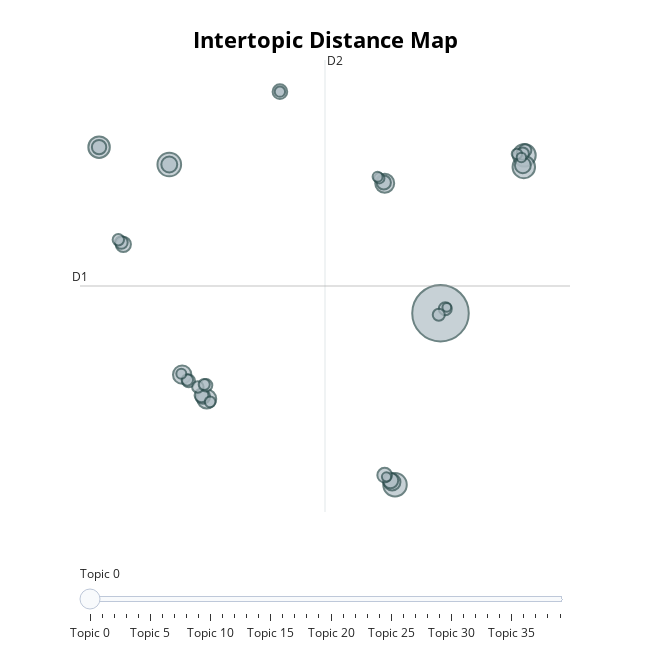

The notebook cell this image was saved under:
### Code cell
fig = topic_model.visualize_topics()
fig.write_html(processed_dir + 'images/inter-topic-distance-map.html')
fig

### Figure 1 — Plotly figure (JSON) as saved in the notebook; plotly's stock layout.template omitted (floating-point values rounded to 4 significant figures)
{"data": [{"customdata": [[0, "italians | italian | italy | europe | european", 417], [1, "immigration | migrants | refugees | immigrants | refugee", 73], [2, "freedom | rights | democracy | democracies | philosopher", 72], [3, "greetings | we | ourselves | evening | work", 67], [4, "yes | absolutely | definitely | no | rightly", 66], [5, "income | taxes | tax | taxation | incomes", 60], [6, "electoral | elections | ballots | election | voting", 47], [7, "initiatives | resources | funds | organizations | remuneration", 47], [8, "inflation | currency | expenditure | economic | economy", 44], [9, "optimism | confident | failure | conscience | realize", 36], [10, "immediately | proceed | announcing | together | quickly", 33], [11, "safety | protections | protection | risk | emergencies", 33], [12, "tones | insulting | dignity | sue | offend", 31], [13, "wages | wage | bargaining | minimum | workers", 30], [14, "thank |  |  |  | ", 28], [15, "raped | rapist | rape | victim | rapes", 28], [16, "falsehoods | accusations | misrepresented | mussolini | conspiracy", 27], [17, "pensions | pension | allowance | income | pensioners", 27], [18, "desalination | sustainability | infrastructure | drought | renewables", 26], [19, "ideological | left | political | politics | controversies", 25], [20, "ministers | leaders | minister | parliamentarians | delegation", 22], [21, "incentive | employment | unemployment | hiring | training", 21], [22, "fiscal | provisions | budgets | productivity | proposal", 21], [23, "sports | athletes | sport | sporting | youth", 20], [24, "abortion | abortions | motherhood | abort | wombs", 20], [25, "sacrifices | sacrifice | proud | pride | rallies", 20], [26, "meloni | salvini | politics | really | necessarily", 19], [27, "government | democracies | bureaucracy | institutional | opposition", 17], [28, "states | welfare | state | workers | discriminating", 17], [29, "credit | credits | banking | banks | loan", 17], [30, "abolish | ninety | hundred | law | change", 16], [31, "putinian | tsars | putin | russia | russian", 15], [32, "welcome | thank | thanks | all | again", 14], [33, "task | progress | approach | we | solutions", 14], [34, "nativity | holiday | celebrate | christmas | merry", 14], [35, "measures | measure | allowance | threshold | priorities", 13], [36, "pricing | prices | costing | sanctions | concessions", 13], [37, "morning | good | tired | day | now", 12], [38, "heard | hear | surreal | words | told", 11], [39, "honor | ministers | minister | regiment | tribute", 10]], "hovertemplate": "<b>Topic %{customdata[0]}</b><br>%{customdata[1]}<br>Size: %{customdata[2]}", "legendgroup": "", "marker": {"color": "#B0BEC5", "line": {"color": "DarkSlateGrey", "width": 2}, "size": [417, 73, 72, 67, 66, 60, 47, 47, 44, 36, 33, 33, 31, 30, 28, 28, 27, 27, 26, 25, 22, 21, 21, 20, 20, 20, 19, 17, 17, 17, 16, 15, 14, 14, 14, 13, 13, 12, 11, 10], "sizemode": "area", "sizeref": 0.2606, "symbol": "circle"}, "mode": "markers", "name": "", "orientation": "v", "showlegend": false, "type": "scatter", "x": [14.55, -3.871, 11.46, 20.25, 20.21, -8.64, -1.326, 10.76, -2.995, 11.27, 20.15, -3.871, 11.16, -6.992, 3.644, 10.76, -1.586, -8.64, 10.71, -1.681, 14.88, -7.128, -2.555, 20.31, -1.368, 20.14, 14.44, -1.93, -7.332, -2.645, -1.497, -1.097, 3.644, 10.4, 19.75, 10.28, -3.053, 20.05, 10.88, 14.98], "xaxis": "x", "y": [-0.7635, 10.18, -13.39, 10.86, 10.0, 11.46, -7.082, 8.802, -5.29, -13.2, 10.13, 10.18, -13.09, 4.302, 15.54, -12.69, -6.905, 11.46, 8.861, -6.812, -0.4365, 4.438, -5.754, 11.22, -6.075, 10.98, -0.8805, -6.195, 4.642, -5.678, -6.012, -7.293, 15.54, 9.17, 10.96, 9.286, -5.228, 10.7, -12.81, -0.3323], "yaxis": "y"}], "layout": {"annotations": [{"showarrow": false, "text": "D1", "x": -9.936, "y": 1.237, "yshift": 10}, {"showarrow": false, "text": "D2", "x": 6.708, "xshift": 10, "y": 17.88}], "height": 650, "hoverlabel": {"bgcolor": "white", "font": {"family": "Rockwell", "size": 16}}, "legend": {"itemsizing": "constant", "tracegroupgap": 0}, "margin": {"t": 60}, "shapes": [{"line": {"color": "#CFD8DC", "width": 2}, "type": "line", "x0": 6.708, "x1": 6.708, "y0": -15.4, "y1": 17.88}, {"line": {"color": "#9E9E9E", "width": 2}, "type": "line", "x0": -9.936, "x1": 23.35, "y0": 1.237, "y1": 1.237}], "sliders": [{"active": 0, "pad": {"t": 50}, "steps": [{"args": [{"marker.color": [["red", "#B0BEC5", "#B0BEC5", "#B0BEC5", "#B0BEC5", "#B0BEC5", "#B0BEC5", "#B0BEC5", "#B0BEC5", "#B0BEC5", "#B0BEC5", "#B0BEC5", "#B0BEC5", "#B0BEC5", "#B0BEC5", "#B0BEC5", "#B0BEC5", "#B0BEC5", "#B0BEC5", "#B0BEC5", "#B0BEC5", "#B0BEC5", "#B0BEC5", "#B0BEC5", "#B0BEC5", "#B0BEC5", "#B0BEC5", "#B0BEC5", "#B0BEC5", "#B0BEC5", "#B0BEC5", "#B0BEC5", "#B0BEC5", "#B0BEC5", "#B0BEC5", "#B0BEC5", "#B0BEC5", "#B0BEC5", "#B0BEC5", "#B0BEC5"]]}], "label": "Topic 0", "method": "update"}, {"args": [{"marker.color": [["#B0BEC5", "red", "#B0BEC5", "#B0BEC5", "#B0BEC5", "#B0BEC5", "#B0BEC5", "#B0BEC5", "#B0BEC5", "#B0BEC5", "#B0BEC5", "#B0BEC5", "#B0BEC5", "#B0BEC5", "#B0BEC5", "#B0BEC5", "#B0BEC5", "#B0BEC5", "#B0BEC5", "#B0BEC5", "#B0BEC5", "#B0BEC5", "#B0BEC5", "#B0BEC5", "#B0BEC5", "#B0BEC5", "#B0BEC5", "#B0BEC5", "#B0BEC5", "#B0BEC5", "#B0BEC5", "#B0BEC5", "#B0BEC5", "#B0BEC5", "#B0BEC5", "#B0BEC5", "#B0BEC5", "#B0BEC5", "#B0BEC5", "#B0BEC5"]]}], "label": "Topic 1", "method": "update"}, {"args": [{"marker.color": [["#B0BEC5", "#B0BEC5", "red", "#B0BEC5", "#B0BEC5", "#B0BEC5", "#B0BEC5", "#B0BEC5", "#B0BEC5", "#B0BEC5", "#B0BEC5", "#B0BEC5", "#B0BEC5", "#B0BEC5", "#B0BEC5", "#B0BEC5", "#B0BEC5", "#B0BEC5", "#B0BEC5", "#B0BEC5", "#B0BEC5", "#B0BEC5", "#B0BEC5", "#B0BEC5", "#B0BEC5", "#B0BEC5", "#B0BEC5", "#B0BEC5", "#B0BEC5", "#B0BEC5", "#B0BEC5", "#B0BEC5", "#B0BEC5", "#B0BEC5", "#B0BEC5", "#B0BEC5", "#B0BEC5", "#B0BEC5", "#B0BEC5", "#B0BEC5"]]}], "label": "Topic 2", "method": "update"}, {"args": [{"marker.color": [["#B0BEC5", "#B0BEC5", "#B0BEC5", "red", "#B0BEC5", "#B0BEC5", "#B0BEC5", "#B0BEC5", "#B0BEC5", "#B0BEC5", "#B0BEC5", "#B0BEC5", "#B0BEC5", "#B0BEC5", "#B0BEC5", "#B0BEC5", "#B0BEC5", "#B0BEC5", "#B0BEC5", "#B0BEC5", "#B0BEC5", "#B0BEC5", "#B0BEC5", "#B0BEC5", "#B0BEC5", "#B0BEC5", "#B0BEC5", "#B0BEC5", "#B0BEC5", "#B0BEC5", "#B0BEC5", "#B0BEC5", "#B0BEC5", "#B0BEC5", "#B0BEC5", "#B0BEC5", "#B0BEC5", "#B0BEC5", "#B0BEC5", "#B0BEC5"]]}], "label": "Topic 3", "method": "update"}, {"args": [{"marker.color": [["#B0BEC5", "#B0BEC5", "#B0BEC5", "#B0BEC5", "red", "#B0BEC5", "#B0BEC5", "#B0BEC5", "#B0BEC5", "#B0BEC5", "#B0BEC5", "#B0BEC5", "#B0BEC5", "#B0BEC5", "#B0BEC5", "#B0BEC5", "#B0BEC5", "#B0BEC5", "#B0BEC5", "#B0BEC5", "#B0BEC5", "#B0BEC5", "#B0BEC5", "#B0BEC5", "#B0BEC5", "#B0BEC5", "#B0BEC5", "#B0BEC5", "#B0BEC5", "#B0BEC5", "#B0BEC5", "#B0BEC5", "#B0BEC5", "#B0BEC5", "#B0BEC5", "#B0BEC5", "#B0BEC5", "#B0BEC5", "#B0BEC5", "#B0BEC5"]]}], "label": "Topic 4", "method": "update"}, {"args": [{"marker.color": [["#B0BEC5", "#B0BEC5", "#B0BEC5", "#B0BEC5", "#B0BEC5", "red", "#B0BEC5", "#B0BEC5", "#B0BEC5", "#B0BEC5", "#B0BEC5", "#B0BEC5", "#B0BEC5", "#B0BEC5", "#B0BEC5", "#B0BEC5", "#B0BEC5", "#B0BEC5", "#B0BEC5", "#B0BEC5", "#B0BEC5", "#B0BEC5", "#B0BEC5", "#B0BEC5", "#B0BEC5", "#B0BEC5", "#B0BEC5", "#B0BEC5", "#B0BEC5", "#B0BEC5", "#B0BEC5", "#B0BEC5", "#B0BEC5", "#B0BEC5", "#B0BEC5", "#B0BEC5", "#B0BEC5", "#B0BEC5", "#B0BEC5", "#B0BEC5"]]}], "label": "Topic 5", "method": "update"}, {"args": [{"marker.color": [["#B0BEC5", "#B0BEC5", "#B0BEC5", "#B0BEC5", "#B0BEC5", "#B0BEC5", "red", "#B0BEC5", "#B0BEC5", "#B0BEC5", "#B0BEC5", "#B0BEC5", "#B0BEC5", "#B0BEC5", "#B0BEC5", "#B0BEC5", "#B0BEC5", "#B0BEC5", "#B0BEC5", "#B0BEC5", "#B0BEC5", "#B0BEC5", "#B0BEC5", "#B0BEC5", "#B0BEC5", "#B0BEC5", "#B0BEC5", "#B0BEC5", "#B0BEC5", "#B0BEC5", "#B0BEC5", "#B0BEC5", "#B0BEC5", "#B0BEC5", "#B0BEC5", "#B0BEC5", "#B0BEC5", "#B0BEC5", "#B0BEC5", "#B0BEC5"]]}], "label": "Topic 6", "method": "update"}, {"args": [{"marker.color": [["#B0BEC5", "#B0BEC5", "#B0BEC5", "#B0BEC5", "#B0BEC5", "#B0BEC5", "#B0BEC5", "red", "#B0BEC5", "#B0BEC5", "#B0BEC5", "#B0BEC5", "#B0BEC5", "#B0BEC5", "#B0BEC5", "#B0BEC5", "#B0BEC5", "#B0BEC5", "#B0BEC5", "#B0BEC5", "#B0BEC5", "#B0BEC5", "#B0BEC5", "#B0BEC5", "#B0BEC5", "#B0BEC5", "#B0BEC5", "#B0BEC5", "#B0BEC5", "#B0BEC5", "#B0BEC5", "#B0BEC5", "#B0BEC5", "#B0BEC5", "#B0BEC5", "#B0BEC5", "#B0BEC5", "#B0BEC5", "#B0BEC5", "#B0BEC5"]]}], "label": "Topic 7", "method": "update"}, {"args": [{"marker.color": [["#B0BEC5", "#B0BEC5", "#B0BEC5", "#B0BEC5", "#B0BEC5", "#B0BEC5", "#B0BEC5", "#B0BEC5", "red", "#B0BEC5", "#B0BEC5", "#B0BEC5", "#B0BEC5", "#B0BEC5", "#B0BEC5", "#B0BEC5", "#B0BEC5", "#B0BEC5", "#B0BEC5", "#B0BEC5", "#B0BEC5", "#B0BEC5", "#B0BEC5", "#B0BEC5", "#B0BEC5", "#B0BEC5", "#B0BEC5", "#B0BEC5", "#B0BEC5", "#B0BEC5", "#B0BEC5", "#B0BEC5", "#B0BEC5", "#B0BEC5", "#B0BEC5", "#B0BEC5", "#B0BEC5", "#B0BEC5", "#B0BEC5", "#B0BEC5"]]}], "label": "Topic 8", "method": "update"}, {"args": [{"marker.color": [["#B0BEC5", "#B0BEC5", "#B0BEC5", "#B0BEC5", "#B0BEC5", "#B0BEC5", "#B0BEC5", "#B0BEC5", "#B0BEC5", "red", "#B0BEC5", "#B0BEC5", "#B0BEC5", "#B0BEC5", "#B0BEC5", "#B0BEC5", "#B0BEC5", "#B0BEC5", "#B0BEC5", "#B0BEC5", "#B0BEC5", "#B0BEC5", "#B0BEC5", "#B0BEC5", "#B0BEC5", "#B0BEC5", "#B0BEC5", "#B0BEC5", "#B0BEC5", "#B0BEC5", "#B0BEC5", "#B0BEC5", "#B0BEC5", "#B0BEC5", "#B0BEC5", "#B0BEC5", "#B0BEC5", "#B0BEC5", "#B0BEC5", "#B0BEC5"]]}], "label": "Topic 9", "method": "update"}, {"args": [{"marker.color": [["#B0BEC5", "#B0BEC5", "#B0BEC5", "#B0BEC5", "#B0BEC5", "#B0BEC5", "#B0BEC5", "#B0BEC5", "#B0BEC5", "#B0BEC5", "red", "#B0BEC5", "#B0BEC5", "#B0BEC5", "#B0BEC5", "#B0BEC5", "#B0BEC5", "#B0BEC5", "#B0BEC5", "#B0BEC5", "#B0BEC5", "#B0BEC5", "#B0BEC5", "#B0BEC5", "#B0BEC5", "#B0BEC5", "#B0BEC5", "#B0BEC5", "#B0BEC5", "#B0BEC5", "#B0BEC5", "#B0BEC5", "#B0BEC5", "#B0BEC5", "#B0BEC5", "#B0BEC5", "#B0BEC5", "#B0BEC5", "#B0BEC5", "#B0BEC5"]]}], "label": "Topic 10", "method": "update"}, {"args": [{"marker.color": [["#B0BEC5", "#B0BEC5", "#B0BEC5", "#B0BEC5", "#B0BEC5", "#B0BEC5", "#B0BEC5", "#B0BEC5", "#B0BEC5", "#B0BEC5", "#B0BEC5", "red", "#B0BEC5", "#B0BEC5", "#B0BEC5", "#B0BEC5", "#B0BEC5", "#B0BEC5", "#B0BEC5", "#B0BEC5", "#B0BEC5", "#B0BEC5", "#B0BEC5", "#B0BEC5", "#B0BEC5", "#B0BEC5", "#B0BEC5", "#B0BEC5", "#B0BEC5", "#B0BEC5", "#B0BEC5", "#B0BEC5", "#B0BEC5", "#B0BEC5", "#B0BEC5", "#B0BEC5", "#B0BEC5", "#B0BEC5", "#B0BEC5", "#B0BEC5"]]}], "label": "Topic 11", "method": "update"}, {"args": [{"marker.color": [["#B0BEC5", "#B0BEC5", "#B0BEC5", "#B0BEC5", "#B0BEC5", "#B0BEC5", "#B0BEC5", "#B0BEC5", "#B0BEC5", "#B0BEC5", "#B0BEC5", "#B0BEC5", "red", "#B0BEC5", "#B0BEC5", "#B0BEC5", "#B0BEC5", "#B0BEC5", "#B0BEC5", "#B0BEC5", "#B0BEC5", "#B0BEC5", "#B0BEC5", "#B0BEC5", "#B0BEC5", "#B0BEC5", "#B0BEC5", "#B0BEC5", "#B0BEC5", "#B0BEC5", "#B0BEC5", "#B0BEC5", "#B0BEC5", "#B0BEC5", "#B0BEC5", "#B0BEC5", "#B0BEC5", "#B0BEC5", "#B0BEC5", "#B0BEC5"]]}], "label": "Topic 12", "method": "update"}, {"args": [{"marker.color": [["#B0BEC5", "#B0BEC5", "#B0BEC5", "#B0BEC5", "#B0BEC5", "#B0BEC5", "#B0BEC5", "#B0BEC5", "#B0BEC5", "#B0BEC5", "#B0BEC5", "#B0BEC5", "#B0BEC5", "red", "#B0BEC5", "#B0BEC5", "#B0BEC5", "#B0BEC5", "#B0BEC5", "#B0BEC5", "#B0BEC5", "#B0BEC5", "#B0BEC5", "#B0BEC5", "#B0BEC5", "#B0BEC5", "#B0BEC5", "#B0BEC5", "#B0BEC5", "#B0BEC5", "#B0BEC5", "#B0BEC5", "#B0BEC5", "#B0BEC5", "#B0BEC5", "#B0BEC5", "#B0BEC5", "#B0BEC5", "#B0BEC5", "#B0BEC5"]]}], "label": "Topic 13", "method": "update"}, {"args": [{"marker.color": [["#B0BEC5", "#B0BEC5", "#B0BEC5", "#B0BEC5", "#B0BEC5", "#B0BEC5", "#B0BEC5", "#B0BEC5", "#B0BEC5", "#B0BEC5", "#B0BEC5", "#B0BEC5", "#B0BEC5", "#B0BEC5", "red", "#B0BEC5", "#B0BEC5", "#B0BEC5", "#B0BEC5", "#B0BEC5", "#B0BEC5", "#B0BEC5", "#B0BEC5", "#B0BEC5", "#B0BEC5", "#B0BEC5", "#B0BEC5", "#B0BEC5", "#B0BEC5", "#B0BEC5", "#B0BEC5", "#B0BEC5", "#B0BEC5", "#B0BEC5", "#B0BEC5", "#B0BEC5", "#B0BEC5", "#B0BEC5", "#B0BEC5", "#B0BEC5"]]}], "label": "Topic 14", "method": "update"}, {"args": [{"marker.color": [["#B0BEC5", "#B0BEC5", "#B0BEC5", "#B0BEC5", "#B0BEC5", "#B0BEC5", "#B0BEC5", "#B0BEC5", "#B0BEC5", "#B0BEC5", "#B0BEC5", "#B0BEC5", "#B0BEC5", "#B0BEC5", "#B0BEC5", "red", "#B0BEC5", "#B0BEC5", "#B0BEC5", "#B0BEC5", "#B0BEC5", "#B0BEC5", "#B0BEC5", "#B0BEC5", "#B0BEC5", "#B0BEC5", "#B0BEC5", "#B0BEC5", "#B0BEC5", "#B0BEC5", "#B0BEC5", "#B0BEC5", "#B0BEC5", "#B0BEC5", "#B0BEC5", "#B0BEC5", "#B0BEC5", "#B0BEC5", "#B0BEC5", "#B0BEC5"]]}], "label": "Topic 15", "method": "update"}, {"args": [{"marker.color": [["#B0BEC5", "#B0BEC5", "#B0BEC5", "#B0BEC5", "#B0BEC5", "#B0BEC5", "#B0BEC5", "#B0BEC5", "#B0BEC5", "#B0BEC5", "#B0BEC5", "#B0BEC5", "#B0BEC5", "#B0BEC5", "#B0BEC5", "#B0BEC5", "red", "#B0BEC5", "#B0BEC5", "#B0BEC5", "#B0BEC5", "#B0BEC5", "#B0BEC5", "#B0BEC5", "#B0BEC5", "#B0BEC5", "#B0BEC5", "#B0BEC5", "#B0BEC5", "#B0BEC5", "#B0BEC5", "#B0BEC5", "#B0BEC5", "#B0BEC5", "#B0BEC5", "#B0BEC5", "#B0BEC5", "#B0BEC5", "#B0BEC5", "#B0BEC5"]]}], "label": "Topic 16", "method": "update"}, {"args": [{"marker.color": [["#B0BEC5", "#B0BEC5", "#B0BEC5", "#B0BEC5", "#B0BEC5", "#B0BEC5", "#B0BEC5", "#B0BEC5", "#B0BEC5", "#B0BEC5", "#B0BEC5", "#B0BEC5", "#B0BEC5", "#B0BEC5", "#B0BEC5", "#B0BEC5", "#B0BEC5", "red", "#B0BEC5", "#B0BEC5", "#B0BEC5", "#B0BEC5", "#B0BEC5", "#B0BEC5", "#B0BEC5", "#B0BEC5", "#B0BEC5", "#B0BEC5", "#B0BEC5", "#B0BEC5", "#B0BEC5", "#B0BEC5", "#B0BEC5", "#B0BEC5", "#B0BEC5", "#B0BEC5", "#B0BEC5", "#B0BEC5", "#B0BEC5", "#B0BEC5"]]}], "label": "Topic 17", "method": "update"}, {"args": [{"marker.color": [["#B0BEC5", "#B0BEC5", "#B0BEC5", "#B0BEC5", "#B0BEC5", "#B0BEC5", "#B0BEC5", "#B0BEC5", "#B0BEC5", "#B0BEC5", "#B0BEC5", "#B0BEC5", "#B0BEC5", "#B0BEC5", "#B0BEC5", "#B0BEC5", "#B0BEC5", "#B0BEC5", "red", "#B0BEC5", "#B0BEC5", "#B0BEC5", "#B0BEC5", "#B0BEC5", "#B0BEC5", "#B0BEC5", "#B0BEC5", "#B0BEC5", "#B0BEC5", "#B0BEC5", "#B0BEC5", "#B0BEC5", "#B0BEC5", "#B0BEC5", "#B0BEC5", "#B0BEC5", "#B0BEC5", "#B0BEC5", "#B0BEC5", "#B0BEC5"]]}], "label": "Topic 18", "method": "update"}, {"args": [{"marker.color": [["#B0BEC5", "#B0BEC5", "#B0BEC5", "#B0BEC5", "#B0BEC5", "#B0BEC5", "#B0BEC5", "#B0BEC5", "#B0BEC5", "#B0BEC5", "#B0BEC5", "#B0BEC5", "#B0BEC5", "#B0BEC5", "#B0BEC5", "#B0BEC5", "#B0BEC5", "#B0BEC5", "#B0BEC5", "red", "#B0BEC5", "#B0BEC5", "#B0BEC5", "#B0BEC5", "#B0BEC5", "#B0BEC5", "#B0BEC5", "#B0BEC5", "#B0BEC5", "#B0BEC5", "#B0BEC5", "#B0BEC5", "#B0BEC5", "#B0BEC5", "#B0BEC5", "#B0BEC5", "#B0BEC5", "#B0BEC5", "#B0BEC5", "#B0BEC5"]]}], "label": "Topic 19", "method": "update"}, {"args": [{"marker.color": [["#B0BEC5", "#B0BEC5", "#B0BEC5", "#B0BEC5", "#B0BEC5", "#B0BEC5", "#B0BEC5", "#B0BEC5", "#B0BEC5", "#B0BEC5", "#B0BEC5", "#B0BEC5", "#B0BEC5", "#B0BEC5", "#B0BEC5", "#B0BEC5", "#B0BEC5", "#B0BEC5", "#B0BEC5", "#B0BEC5", "red", "#B0BEC5", "#B0BEC5", "#B0BEC5", "#B0BEC5", "#B0BEC5", "#B0BEC5", "#B0BEC5", "#B0BEC5", "#B0BEC5", "#B0BEC5", "#B0BEC5", "#B0BEC5", "#B0BEC5", "#B0BEC5", "#B0BEC5", "#B0BEC5", "#B0BEC5", "#B0BEC5", "#B0BEC5"]]}], "label": "Topic 20", "method": "update"}, {"args": [{"marker.color": [["#B0BEC5", "#B0BEC5", "#B0BEC5", "#B0BEC5", "#B0BEC5", "#B0BEC5", "#B0BEC5", "#B0BEC5", "#B0BEC5", "#B0BEC5", "#B0BEC5", "#B0BEC5", "#B0BEC5", "#B0BEC5", "#B0BEC5", "#B0BEC5", "#B0BEC5", "#B0BEC5", "#B0BEC5", "#B0BEC5", "#B0BEC5", "red", "#B0BEC5", "#B0BEC5", "#B0BEC5", "#B0BEC5", "#B0BEC5", "#B0BEC5", "#B0BEC5", "#B0BEC5", "#B0BEC5", "#B0BEC5", "#B0BEC5", "#B0BEC5", "#B0BEC5", "#B0BEC5", "#B0BEC5", "#B0BEC5", "#B0BEC5", "#B0BEC5"]]}], "label": "Topic 21", "method": "update"}, {"args": [{"marker.color": [["#B0BEC5", "#B0BEC5", "#B0BEC5", "#B0BEC5", "#B0BEC5", "#B0BEC5", "#B0BEC5", "#B0BEC5", "#B0BEC5", "#B0BEC5", "#B0BEC5", "#B0BEC5", "#B0BEC5", "#B0BEC5", "#B0BEC5", "#B0BEC5", "#B0BEC5", "#B0BEC5", "#B0BEC5", "#B0BEC5", "#B0BEC5", "#B0BEC5", "red", "#B0BEC5", "#B0BEC5", "#B0BEC5", "#B0BEC5", "#B0BEC5", "#B0BEC5", "#B0BEC5", "#B0BEC5", "#B0BEC5", "#B0BEC5", "#B0BEC5", "#B0BEC5", "#B0BEC5", "#B0BEC5", "#B0BEC5", "#B0BEC5", "#B0BEC5"]]}], "label": "Topic 22", "method": "update"}, {"args": [{"marker.color": [["#B0BEC5", "#B0BEC5", "#B0BEC5", "#B0BEC5", "#B0BEC5", "#B0BEC5", "#B0BEC5", "#B0BEC5", "#B0BEC5", "#B0BEC5", "#B0BEC5", "#B0BEC5", "#B0BEC5", "#B0BEC5", "#B0BEC5", "#B0BEC5", "#B0BEC5", "#B0BEC5", "#B0BEC5", "#B0BEC5", "#B0BEC5", "#B0BEC5", "#B0BEC5", "red", "#B0BEC5", "#B0BEC5", "#B0BEC5", "#B0BEC5", "#B0BEC5", "#B0BEC5", "#B0BEC5", "#B0BEC5", "#B0BEC5", "#B0BEC5", "#B0BEC5", "#B0BEC5", "#B0BEC5", "#B0BEC5", "#B0BEC5", "#B0BEC5"]]}], "label": "Topic 23", "method": "update"}, {"args": [{"marker.color": [["#B0BEC5", "#B0BEC5", "#B0BEC5", "#B0BEC5", "#B0BEC5", "#B0BEC5", "#B0BEC5", "#B0BEC5", "#B0BEC5", "#B0BEC5", "#B0BEC5", "#B0BEC5", "#B0BEC5", "#B0BEC5", "#B0BEC5", "#B0BEC5", "#B0BEC5", "#B0BEC5", "#B0BEC5", "#B0BEC5", "#B0BEC5", "#B0BEC5", "#B0BEC5", "#B0BEC5", "red", "#B0BEC5", "#B0BEC5", "#B0BEC5", "#B0BEC5", "#B0BEC5", "#B0BEC5", "#B0BEC5", "#B0BEC5", "#B0BEC5", "#B0BEC5", "#B0BEC5", "#B0BEC5", "#B0BEC5", "#B0BEC5", "#B0BEC5"]]}], "label": "Topic 24", "method": "update"}, {"args": [{"marker.color": [["#B0BEC5", "#B0BEC5", "#B0BEC5", "#B0BEC5", "#B0BEC5", "#B0BEC5", "#B0BEC5", "#B0BEC5", "#B0BEC5", "#B0BEC5", "#B0BEC5", "#B0BEC5", "#B0BEC5", "#B0BEC5", "#B0BEC5", "#B0BEC5", "#B0BEC5", "#B0BEC5", "#B0BEC5", "#B0BEC5", "#B0BEC5", "#B0BEC5", "#B0BEC5", "#B0BEC5", "#B0BEC5", "red", "#B0BEC5", "#B0BEC5", "#B0BEC5", "#B0BEC5", "#B0BEC5", "#B0BEC5", "#B0BEC5", "#B0BEC5", "#B0BEC5", "#B0BEC5", "#B0BEC5", "#B0BEC5", "#B0BEC5", "#B0BEC5"]]}], "label": "Topic 25", "method": "update"}, {"args": [{"marker.color": [["#B0BEC5", "#B0BEC5", "#B0BEC5", "#B0BEC5", "#B0BEC5", "#B0BEC5", "#B0BEC5", "#B0BEC5", "#B0BEC5", "#B0BEC5", "#B0BEC5", "#B0BEC5", "#B0BEC5", "#B0BEC5", "#B0BEC5", "#B0BEC5", "#B0BEC5", "#B0BEC5", "#B0BEC5", "#B0BEC5", "#B0BEC5", "#B0BEC5", "#B0BEC5", "#B0BEC5", "#B0BEC5", "#B0BEC5", "red", "#B0BEC5", "#B0BEC5", "#B0BEC5", "#B0BEC5", "#B0BEC5", "#B0BEC5", "#B0BEC5", "#B0BEC5", "#B0BEC5", "#B0BEC5", "#B0BEC5", "#B0BEC5", "#B0BEC5"]]}], "label": "Topic 26", "method": "update"}, {"args": [{"marker.color": [["#B0BEC5", "#B0BEC5", "#B0BEC5", "#B0BEC5", "#B0BEC5", "#B0BEC5", "#B0BEC5", "#B0BEC5", "#B0BEC5", "#B0BEC5", "#B0BEC5", "#B0BEC5", "#B0BEC5", "#B0BEC5", "#B0BEC5", "#B0BEC5", "#B0BEC5", "#B0BEC5", "#B0BEC5", "#B0BEC5", "#B0BEC5", "#B0BEC5", "#B0BEC5", "#B0BEC5", "#B0BEC5", "#B0BEC5", "#B0BEC5", "red", "#B0BEC5", "#B0BEC5", "#B0BEC5", "#B0BEC5", "#B0BEC5", "#B0BEC5", "#B0BEC5", "#B0BEC5", "#B0BEC5", "#B0BEC5", "#B0BEC5", "#B0BEC5"]]}], "label": "Topic 27", "method": "update"}, {"args": [{"marker.color": [["#B0BEC5", "#B0BEC5", "#B0BEC5", "#B0BEC5", "#B0BEC5", "#B0BEC5", "#B0BEC5", "#B0BEC5", "#B0BEC5", "#B0BEC5", "#B0BEC5", "#B0BEC5", "#B0BEC5", "#B0BEC5", "#B0BEC5", "#B0BEC5", "#B0BEC5", "#B0BEC5", "#B0BEC5", "#B0BEC5", "#B0BEC5", "#B0BEC5", "#B0BEC5", "#B0BEC5", "#B0BEC5", "#B0BEC5", "#B0BEC5", "#B0BEC5", "red", "#B0BEC5", "#B0BEC5", "#B0BEC5", "#B0BEC5", "#B0BEC5", "#B0BEC5", "#B0BEC5", "#B0BEC5", "#B0BEC5", "#B0BEC5", "#B0BEC5"]]}], "label": "Topic 28", "method": "update"}, {"args": [{"marker.color": [["#B0BEC5", "#B0BEC5", "#B0BEC5", "#B0BEC5", "#B0BEC5", "#B0BEC5", "#B0BEC5", "#B0BEC5", "#B0BEC5", "#B0BEC5", "#B0BEC5", "#B0BEC5", "#B0BEC5", "#B0BEC5", "#B0BEC5", "#B0BEC5", "#B0BEC5", "#B0BEC5", "#B0BEC5", "#B0BEC5", "#B0BEC5", "#B0BEC5", "#B0BEC5", "#B0BEC5", "#B0BEC5", "#B0BEC5", "#B0BEC5", "#B0BEC5", "#B0BEC5", "red", "#B0BEC5", "#B0BEC5", "#B0BEC5", "#B0BEC5", "#B0BEC5", "#B0BEC5", "#B0BEC5", "#B0BEC5", "#B0BEC5", "#B0BEC5"]]}], "label": "Topic 29", "method": "update"}, {"args": [{"marker.color": [["#B0BEC5", "#B0BEC5", "#B0BEC5", "#B0BEC5", "#B0BEC5", "#B0BEC5", "#B0BEC5", "#B0BEC5", "#B0BEC5", "#B0BEC5", "#B0BEC5", "#B0BEC5", "#B0BEC5", "#B0BEC5", "#B0BEC5", "#B0BEC5", "#B0BEC5", "#B0BEC5", "#B0BEC5", "#B0BEC5", "#B0BEC5", "#B0BEC5", "#B0BEC5", "#B0BEC5", "#B0BEC5", "#B0BEC5", "#B0BEC5", "#B0BEC5", "#B0BEC5", "#B0BEC5", "red", "#B0BEC5", "#B0BEC5", "#B0BEC5", "#B0BEC5", "#B0BEC5", "#B0BEC5", "#B0BEC5", "#B0BEC5", "#B0BEC5"]]}], "label": "Topic 30", "method": "update"}, {"args": [{"marker.color": [["#B0BEC5", "#B0BEC5", "#B0BEC5", "#B0BEC5", "#B0BEC5", "#B0BEC5", "#B0BEC5", "#B0BEC5", "#B0BEC5", "#B0BEC5", "#B0BEC5", "#B0BEC5", "#B0BEC5", "#B0BEC5", "#B0BEC5", "#B0BEC5", "#B0BEC5", "#B0BEC5", "#B0BEC5", "#B0BEC5", "#B0BEC5", "#B0BEC5", "#B0BEC5", "#B0BEC5", "#B0BEC5", "#B0BEC5", "#B0BEC5", "#B0BEC5", "#B0BEC5", "#B0BEC5", "#B0BEC5", "red", "#B0BEC5", "#B0BEC5", "#B0BEC5", "#B0BEC5", "#B0BEC5", "#B0BEC5", "#B0BEC5", "#B0BEC5"]]}], "label": "Topic 31", "method": "update"}, {"args": [{"marker.color": [["#B0BEC5", "#B0BEC5", "#B0BEC5", "#B0BEC5", "#B0BEC5", "#B0BEC5", "#B0BEC5", "#B0BEC5", "#B0BEC5", "#B0BEC5", "#B0BEC5", "#B0BEC5", "#B0BEC5", "#B0BEC5", "#B0BEC5", "#B0BEC5", "#B0BEC5", "#B0BEC5", "#B0BEC5", "#B0BEC5", "#B0BEC5", "#B0BEC5", "#B0BEC5", "#B0BEC5", "#B0BEC5", "#B0BEC5", "#B0BEC5", "#B0BEC5", "#B0BEC5", "#B0BEC5", "#B0BEC5", "#B0BEC5", "red", "#B0BEC5", "#B0BEC5", "#B0BEC5", "#B0BEC5", "#B0BEC5", "#B0BEC5", "#B0BEC5"]]}], "label": "Topic 32", "method": "update"}, {"args": [{"marker.color": [["#B0BEC5", "#B0BEC5", "#B0BEC5", "#B0BEC5", "#B0BEC5", "#B0BEC5", "#B0BEC5", "#B0BEC5", "#B0BEC5", "#B0BEC5", "#B0BEC5", "#B0BEC5", "#B0BEC5", "#B0BEC5", "#B0BEC5", "#B0BEC5", "#B0BEC5", "#B0BEC5", "#B0BEC5", "#B0BEC5", "#B0BEC5", "#B0BEC5", "#B0BEC5", "#B0BEC5", "#B0BEC5", "#B0BEC5", "#B0BEC5", "#B0BEC5", "#B0BEC5", "#B0BEC5", "#B0BEC5", "#B0BEC5", "#B0BEC5", "red", "#B0BEC5", "#B0BEC5", "#B0BEC5", "#B0BEC5", "#B0BEC5", "#B0BEC5"]]}], "label": "Topic 33", "method": "update"}, {"args": [{"marker.color": [["#B0BEC5", "#B0BEC5", "#B0BEC5", "#B0BEC5", "#B0BEC5", "#B0BEC5", "#B0BEC5", "#B0BEC5", "#B0BEC5", "#B0BEC5", "#B0BEC5", "#B0BEC5", "#B0BEC5", "#B0BEC5", "#B0BEC5", "#B0BEC5", "#B0BEC5", "#B0BEC5", "#B0BEC5", "#B0BEC5", "#B0BEC5", "#B0BEC5", "#B0BEC5", "#B0BEC5", "#B0BEC5", "#B0BEC5", "#B0BEC5", "#B0BEC5", "#B0BEC5", "#B0BEC5", "#B0BEC5", "#B0BEC5", "#B0BEC5", "#B0BEC5", "red", "#B0BEC5", "#B0BEC5", "#B0BEC5", "#B0BEC5", "#B0BEC5"]]}], "label": "Topic 34", "method": "update"}, {"args": [{"marker.color": [["#B0BEC5", "#B0BEC5", "#B0BEC5", "#B0BEC5", "#B0BEC5", "#B0BEC5", "#B0BEC5", "#B0BEC5", "#B0BEC5", "#B0BEC5", "#B0BEC5", "#B0BEC5", "#B0BEC5", "#B0BEC5", "#B0BEC5", "#B0BEC5", "#B0BEC5", "#B0BEC5", "#B0BEC5", "#B0BEC5", "#B0BEC5", "#B0BEC5", "#B0BEC5", "#B0BEC5", "#B0BEC5", "#B0BEC5", "#B0BEC5", "#B0BEC5", "#B0BEC5", "#B0BEC5", "#B0BEC5", "#B0BEC5", "#B0BEC5", "#B0BEC5", "#B0BEC5", "red", "#B0BEC5", "#B0BEC5", "#B0BEC5", "#B0BEC5"]]}], "label": "Topic 35", "method": "update"}, {"args": [{"marker.color": [["#B0BEC5", "#B0BEC5", "#B0BEC5", "#B0BEC5", "#B0BEC5", "#B0BEC5", "#B0BEC5", "#B0BEC5", "#B0BEC5", "#B0BEC5", "#B0BEC5", "#B0BEC5", "#B0BEC5", "#B0BEC5", "#B0BEC5", "#B0BEC5", "#B0BEC5", "#B0BEC5", "#B0BEC5", "#B0BEC5", "#B0BEC5", "#B0BEC5", "#B0BEC5", "#B0BEC5", "#B0BEC5", "#B0BEC5", "#B0BEC5", "#B0BEC5", "#B0BEC5", "#B0BEC5", "#B0BEC5", "#B0BEC5", "#B0BEC5", "#B0BEC5", "#B0BEC5", "#B0BEC5", "red", "#B0BEC5", "#B0BEC5", "#B0BEC5"]]}], "label": "Topic 36", "method": "update"}, {"args": [{"marker.color": [["#B0BEC5", "#B0BEC5", "#B0BEC5", "#B0BEC5", "#B0BEC5", "#B0BEC5", "#B0BEC5", "#B0BEC5", "#B0BEC5", "#B0BEC5", "#B0BEC5", "#B0BEC5", "#B0BEC5", "#B0BEC5", "#B0BEC5", "#B0BEC5", "#B0BEC5", "#B0BEC5", "#B0BEC5", "#B0BEC5", "#B0BEC5", "#B0BEC5", "#B0BEC5", "#B0BEC5", "#B0BEC5", "#B0BEC5", "#B0BEC5", "#B0BEC5", "#B0BEC5", "#B0BEC5", "#B0BEC5", "#B0BEC5", "#B0BEC5", "#B0BEC5", "#B0BEC5", "#B0BEC5", "#B0BEC5", "red", "#B0BEC5", "#B0BEC5"]]}], "label": "Topic 37", "method": "update"}, {"args": [{"marker.color": [["#B0BEC5", "#B0BEC5", "#B0BEC5", "#B0BEC5", "#B0BEC5", "#B0BEC5", "#B0BEC5", "#B0BEC5", "#B0BEC5", "#B0BEC5", "#B0BEC5", "#B0BEC5", "#B0BEC5", "#B0BEC5", "#B0BEC5", "#B0BEC5", "#B0BEC5", "#B0BEC5", "#B0BEC5", "#B0BEC5", "#B0BEC5", "#B0BEC5", "#B0BEC5", "#B0BEC5", "#B0BEC5", "#B0BEC5", "#B0BEC5", "#B0BEC5", "#B0BEC5", "#B0BEC5", "#B0BEC5", "#B0BEC5", "#B0BEC5", "#B0BEC5", "#B0BEC5", "#B0BEC5", "#B0BEC5", "#B0BEC5", "red", "#B0BEC5"]]}], "label": "Topic 38", "method": "update"}, {"args": [{"marker.color": [["#B0BEC5", "#B0BEC5", "#B0BEC5", "#B0BEC5", "#B0BEC5", "#B0BEC5", "#B0BEC5", "#B0BEC5", "#B0BEC5", "#B0BEC5", "#B0BEC5", "#B0BEC5", "#B0BEC5", "#B0BEC5", "#B0BEC5", "#B0BEC5", "#B0BEC5", "#B0BEC5", "#B0BEC5", "#B0BEC5", "#B0BEC5", "#B0BEC5", "#B0BEC5", "#B0BEC5", "#B0BEC5", "#B0BEC5", "#B0BEC5", "#B0BEC5", "#B0BEC5", "#B0BEC5", "#B0BEC5", "#B0BEC5", "#B0BEC5", "#B0BEC5", "#B0BEC5", "#B0BEC5", "#B0BEC5", "#B0BEC5", "#B0BEC5", "red"]]}], "label": "Topic 39", "method": "update"}]}], "title": {"font": {"color": "Black", "size": 22}, "text": "<b>Intertopic Distance Map</b>", "x": 0.5, "xanchor": "center", "y": 0.95, "yanchor": "top"}, "width": 650, "xaxis": {"anchor": "y", "domain": [0, 1], "range": [-9.936, 23.35], "title": {"text": ""}, "visible": false}, "yaxis": {"anchor": "x", "domain": [0, 1], "range": [-15.4, 17.88], "title": {"text": ""}, "visible": false}}}
